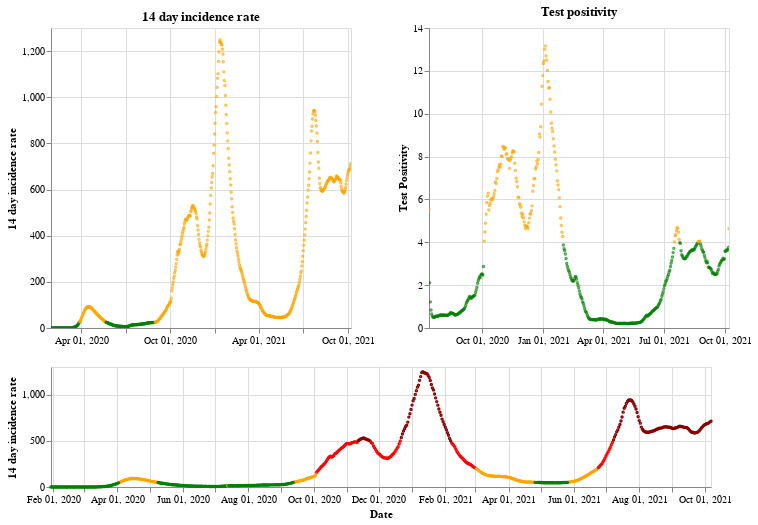

Notebook code for this chart:
### Markdown cell above
## England

### Code cell
plot_traffic_light('England')

### Figure 1 — Vega-Lite specification as saved in the notebook (floating-point values rounded to 4 significant figures; data arrays with more than 128 entries replaced by an {"elided": "..."} marker saying what was removed)
{"config": {"view": {"continuousWidth": 400, "continuousHeight": 300}}, "vconcat": [{"hconcat": [{"mark": {"type": "point", "size": 2}, "encoding": {"color": {"condition": {"value": "green", "test": "(datum.twoWeeklyCasesRate <= 25)"}, "value": "orange"}, "tooltip": [{"type": "nominal", "field": "areaName"}, {"type": "temporal", "field": "date"}, {"type": "quantitative", "field": "twoWeeklyCasesRate"}, {"type": "quantitative", "field": "testPositivity"}], "x": {"type": "temporal", "axis": {"title": ""}, "field": "date", "scale": {"domain": {"selection": "DateBrush"}}, "timeUnit": "yearmonthdate"}, "y": {"type": "quantitative", "axis": {"title": "14 day incidence rate"}, "field": "twoWeeklyCasesRate"}}, "title": "14 day incidence rate", "width": 300}, {"mark": {"type": "point", "size": 2}, "encoding": {"color": {"condition": {"value": "green", "test": "(datum.testPositivity <= 4)"}, "value": "orange"}, "tooltip": [{"type": "nominal", "field": "areaName"}, {"type": "temporal", "field": "date"}, {"type": "quantitative", "field": "twoWeeklyCasesRate"}, {"type": "quantitative", "field": "testPositivity"}], "x": {"type": "temporal", "axis": {"title": ""}, "field": "date", "scale": {"domain": {"selection": "DateBrush"}}, "timeUnit": "yearmonthdate"}, "y": {"type": "quantitative", "axis": {"title": "Test Positivity"}, "field": "testPositivity"}}, "title": "Test positivity", "width": 300}]}, {"layer": [{"mark": {"type": "point", "size": 2}, "encoding": {"color": {"condition": {"value": "orange", "test": "(((datum.testPositivity < 4) && (datum.twoWeeklyCasesRate >= 50)) && (datum.twoWeeklyCasesRate < 200))"}, "value": "red"}, "opacity": {"condition": {"value": 1, "test": "((datum.twoWeeklyCasesRate >= 50) && (datum.twoWeeklyCasesRate < 500))"}, "value": 0}, "tooltip": [{"type": "nominal", "field": "areaName"}, {"type": "temporal", "field": "date"}, {"type": "quantitative", "field": "twoWeeklyCasesRate"}, {"type": "quantitative", "field": "testPositivity"}], "x": {"type": "temporal", "axis": {"title": "Date"}, "field": "date", "timeUnit": "yearmonthdate"}, "y": {"type": "quantitative", "axis": {"title": "14 day incidence rate"}, "field": "twoWeeklyCasesRate"}}, "selection": {"DateBrush": {"type": "interval", "encodings": ["x"], "fields": ["Time"]}}}, {"mark": {"type": "point", "size": 2}, "encoding": {"color": {"value": "darkred"}, "opacity": {"condition": {"value": 1, "test": "(datum.twoWeeklyCasesRate >= 500)"}, "value": 0}, "tooltip": [{"type": "nominal", "field": "areaName"}, {"type": "temporal", "field": "date"}, {"type": "quantitative", "field": "twoWeeklyCasesRate"}, {"type": "quantitative", "field": "testPositivity"}], "x": {"type": "temporal", "axis": {"title": "Date"}, "field": "date", "timeUnit": "yearmonthdate"}, "y": {"type": "quantitative", "axis": {"title": "14 day incidence rate"}, "field": "twoWeeklyCasesRate"}}}, {"mark": {"type": "point", "size": 2}, "encoding": {"color": {"condition": {"value": "green", "test": "((datum.testPositivity < 4) && (datum.twoWeeklyCasesRate < 50))"}, "value": "orange"}, "opacity": {"condition": {"value": 1, "test": "(datum.twoWeeklyCasesRate < 50)"}, "value": 0}, "tooltip": [{"type": "nominal", "field": "areaName"}, {"type": "temporal", "field": "date"}, {"type": "quantitative", "field": "twoWeeklyCasesRate"}, {"type": "quantitative", "field": "testPositivity"}], "x": {"type": "temporal", "axis": {"title": "Date"}, "field": "date", "timeUnit": "yearmonthdate"}, "y": {"type": "quantitative", "axis": {"title": "14 day incidence rate"}, "field": "twoWeeklyCasesRate"}}}], "height": 120, "width": 660}], "data": {"name": "data-8299ebe9066086f76859a726f95d87a1"}, "$schema": "https://vega.github.io/schema/vega-lite/v4.8.1.json", "datasets": {"data-8299ebe9066086f76859a726f95d87a1": {"elided": "617 records"}}}
